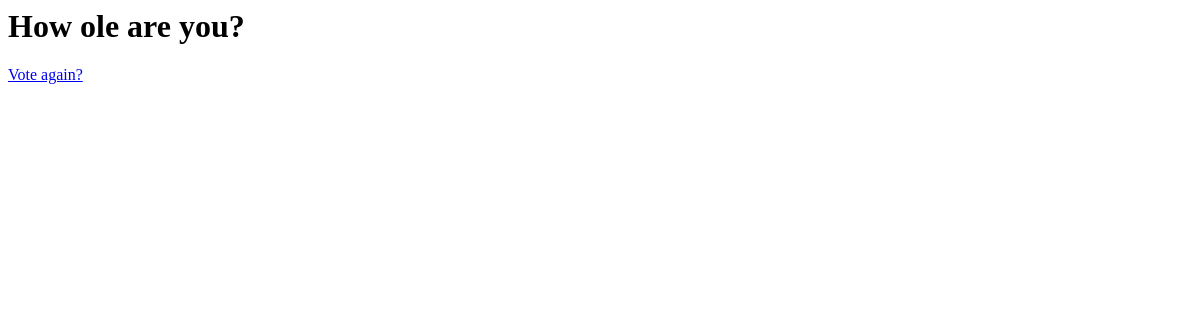
Page /article/2/results/ on the earlier database version.
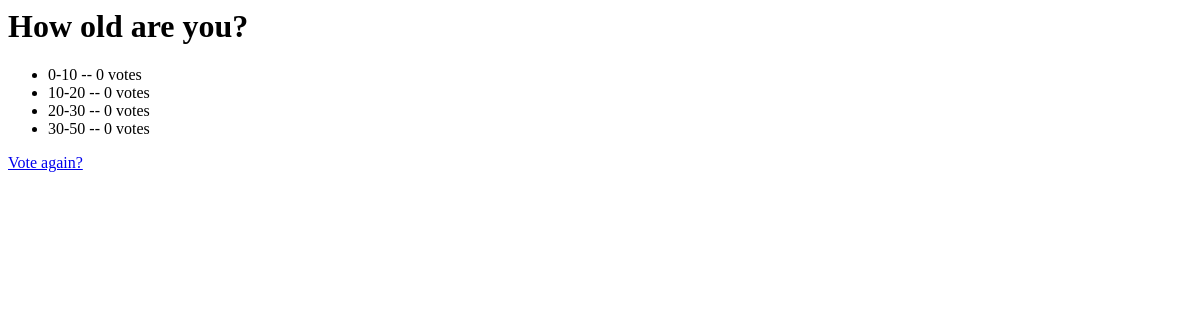
Same page on the later database version.
### article/models.py (models this page shows, shortened)
class Question(models.Model):
	question_text = models.CharField(max_length=200)
	pub_date = models.DateTimeField('date published')
	def was_published_recently(self):
		now=timezone.now()
		return now-datetime.timedelta(days=1)<=self.pub_date<=now
	was_published_recently.admin_order_field='pub_date'
	was_published_recently.boolean=True
	was_published_recently.short_description='Published recently?'

class Choice(models.Model):
	question = models.ForeignKey(Question, on_delete=models.CASCADE)
	choice_text = models.CharField(max_length=200)
	votes = models.IntegerField(default=0)

### article/views.py (the view)
# urls.py: url(r'^(?P<pk>[0-9]+)/results/$', views.ResultsView.as_view(), name='results'),
class ResultsView(generic.DetailView):
    model = Question
    template_name = 'article/results.html'

### article/templates/article/results.html
<h1>{{question.question_text}}</h1>
<ul>
{% for choice in question.choice_set.all %}
	<li>{{choice.choice_text}} -- {{choice.votes}} vote{{choice.votes|pluralize}}</li>
{%endfor%}
</ul>
<a href="{% url 'article:detail' question.id %}"> Vote again?</a>

Differences in the rows shown:
changed Question: question_text "How ole are you?" → "How old are you?"
added Choice: choice_text "0-10", votes "0"
added Choice: choice_text "10-20", votes "0"
added Choice: choice_text "20-30", votes "0"
added Choice: choice_text "30-50", votes "0"
